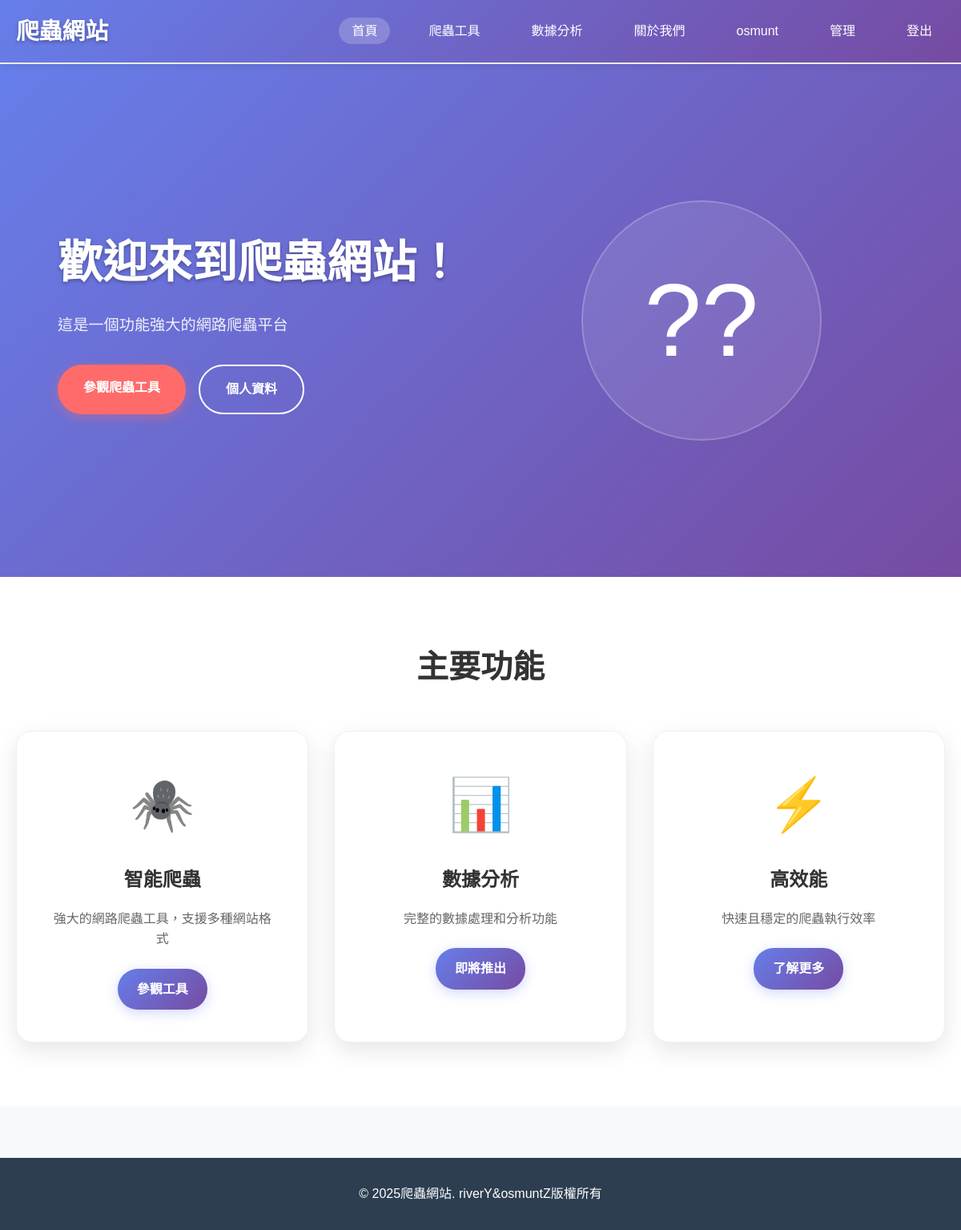
Before: / (signed in) with the older database file.
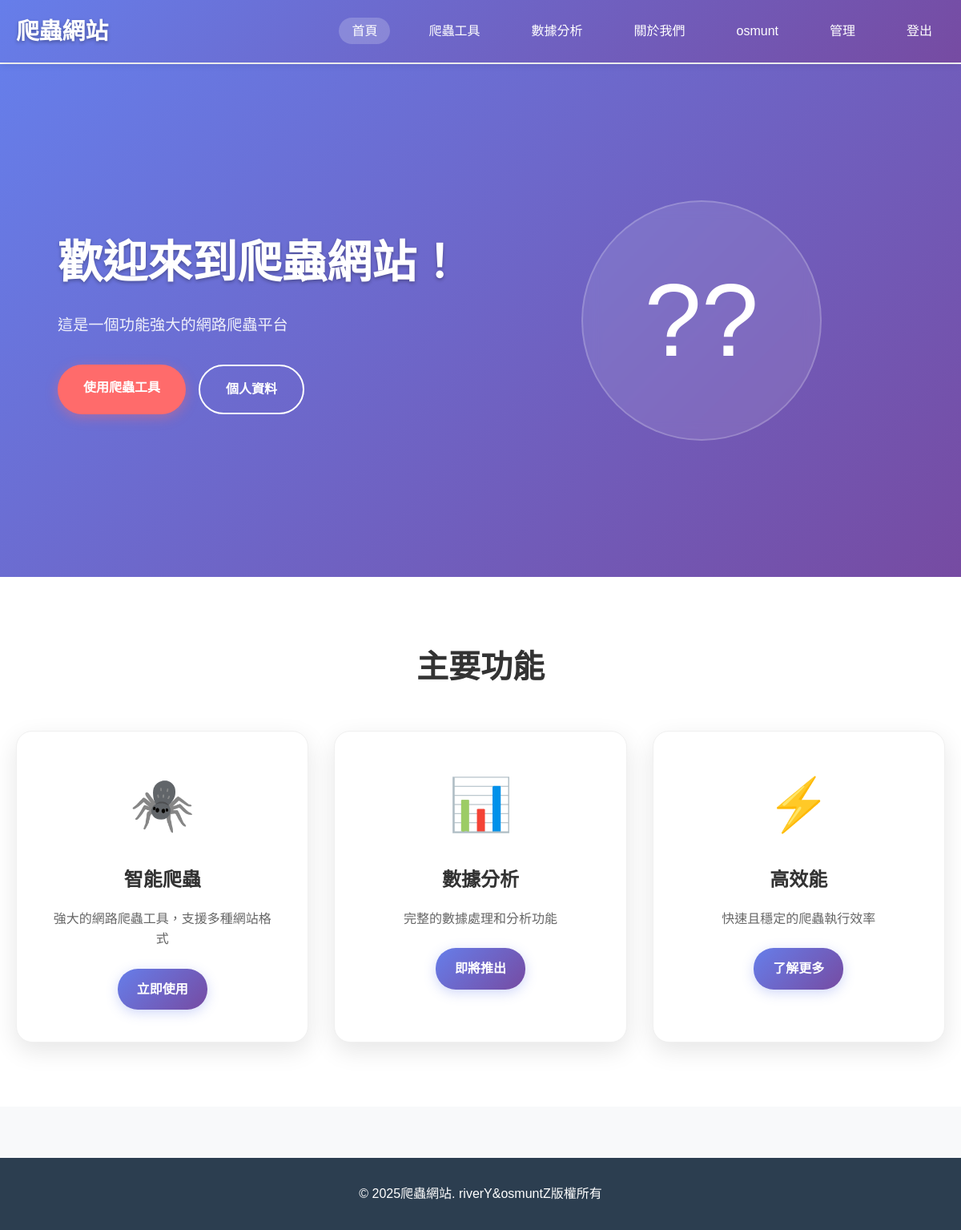
After: the same page with the newer database file.
### home/views.py (the view)
# urls.py: 2. Add a URL to urlpatterns:  path('', views.home, name='home')
def home(request):
    context = {
        'title': '爬蟲網站首頁',
        'welcome_message': '歡迎來到爬蟲網站！',
        'description': '這是一個功能強大的網路爬蟲平台'
    }
    return render(request, 'home/home.html', context)

### Accounts/models.py (called while the page is built)
    @property
    def is_premium_active(self):
        if not self.is_premium:
            return False
        if self.premium_expires_at and self.premium_expires_at < timezone.now():
            return False
        return True

### home/templates/home/home.html (shortened to what the changed rows need)
{% load static %}
<!DOCTYPE html>
<html lang="zh-TW">
<head>
    <link rel="stylesheet" href="{% static 'home/css/home.css' %}">
    <link rel="stylesheet" href="{% static 'home/css/messages.css' %}">
</head>
<body>
    <header class="header">
        <nav class="navbar">
            <div class="nav-container">
                <div class="nav-logo">
                    <h1>爬蟲網站</h1>
                </div>
            </div>
        </nav>
    </header>
    <main class="main-content">
        <section class="hero-section">
            <div class="hero-container">
                <div class="hero-content">
                    <h1 class="hero-title">{{ welcome_message }}</h1>
                    <div class="hero-buttons">
                        {% if user.is_authenticated %}
                            {% if user.is_premium_active %}
                                <a href="{% url 'crawler_tool' %}" class="btn btn-primary">使用爬蟲工具</a>
                            {% else %}
                                <a href="{% url 'crawler_tool' %}" class="btn btn-primary">參觀爬蟲工具</a>
                            {% endif %}
                            <a href="{% url 'Accounts:profile' %}" class="btn btn-secondary">個人資料</a>
                        {% else %}
                            <a href="{% url 'Accounts:login' %}" class="btn btn-primary">開始使用</a>
                            <a href="{% url 'crawler_tool' %}" class="btn btn-secondary">參觀工具</a>
                        {% endif %}
                    </div>
                </div>
            </div>
        </section>
        <section class="features-section">
            <div class="container">
                <h2 class="section-title">主要功能</h2>
                <div class="features-grid">
                    <div class="feature-card">
                        <div class="feature-icon">🕷️</div>
                        <h3>智能爬蟲</h3>
                        <p>強大的網路爬蟲工具，支援多種網站格式</p>
                        {% if user.is_authenticated and user.is_premium_active %}
                            <a href="{% url 'crawler_tool' %}" class="feature-link">立即使用</a>
                        {% else %}
                            <a href="{% url 'crawler_tool' %}" class="feature-link">參觀工具</a>
                        {% endif %}
                    </div>
                </div>
            </div>
        </section>
    </main>
</body>
</html>

Changed rows visible on the page:
changed User "osmunt": is_premium False → True (drawn)
Other visible differences:
text no longer shown: "參觀爬蟲工具 參觀工具"
text now shown: "使用爬蟲工具 立即使用"
